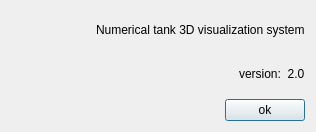
<?xml version="1.0" encoding="UTF-8"?>
<ui version="4.0">
 <class>aboutDialog</class>
 <widget class="QDialog" name="aboutDialog">
  <property name="geometry">
   <rect>
    <x>0</x>
    <y>0</y>
    <width>316</width>
    <height>132</height>
   </rect>
  </property>
  <property name="windowTitle">
   <string>About</string>
  </property>
  <layout class="QVBoxLayout" name="verticalLayout">
   <item>
    <layout class="QHBoxLayout" name="horizontalLayout">
     <item>
      <widget class="QLabel" name="label">
       <property name="text">
        <string/>
       </property>
       <property name="textFormat">
        <enum>Qt::AutoText</enum>
       </property>
       <property name="pixmap">
        <pixmap>images/heuview.ico</pixmap>
       </property>
       <property name="scaledContents">
        <bool>false</bool>
       </property>
      </widget>
     </item>
     <item>
      <widget class="QLabel" name="label_2">
       <property name="text">
        <string>Numerical tank 3D visualization system</string>
       </property>
      </widget>
     </item>
    </layout>
   </item>
   <item>
    <layout class="QHBoxLayout" name="horizontalLayout_2">
     <item>
      <spacer name="horizontalSpacer">
       <property name="orientation">
        <enum>Qt::Horizontal</enum>
       </property>
       <property name="sizeHint" stdset="0">
        <size>
         <width>40</width>
         <height>20</height>
        </size>
       </property>
      </spacer>
     </item>
     <item>
      <widget class="QLabel" name="label_3">
       <property name="text">
        <string>version:  2.0</string>
       </property>
      </widget>
     </item>
    </layout>
   </item>
   <item>
    <layout class="QHBoxLayout" name="horizontalLayout_3">
     <item>
      <spacer name="horizontalSpacer_2">
       <property name="orientation">
        <enum>Qt::Horizontal</enum>
       </property>
       <property name="sizeHint" stdset="0">
        <size>
         <width>40</width>
         <height>20</height>
        </size>
       </property>
      </spacer>
     </item>
     <item>
      <widget class="QPushButton" name="pushButton">
       <property name="text">
        <string>ok</string>
       </property>
      </widget>
     </item>
    </layout>
   </item>
  </layout>
 </widget>
 <resources/>
 <connections/>
</ui>
